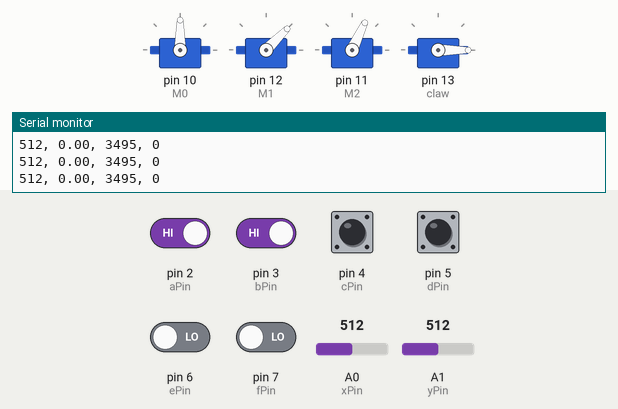
Simulated run of this sketch. Board: Arduino Uno, built with avr-gcc and run on an emulated ATmega328P. Shown: 4 × servo, the last lines printed to the serial monitor. The test bench sets the inputs (shaded band); at power-on: pin 2 (aPin), pin 3 (bPin), pin 4 (cPin), pin 5 (dPin) HIGH, pin 6 (ePin), pin 7 (fPin) LOW, A0 (xPin) = 512, A1 (yPin) = 512.

Above: at 1.2 s.
1.3 s: A0 (xPin) set to 11
4.3 s: A0 (xPin) set to 8
7.3 s: pin 2 (aPin) driven LOW
At 7.77 s:
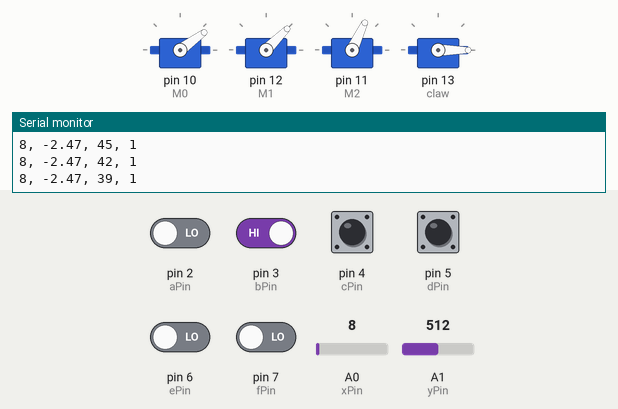
At 9.2 s:
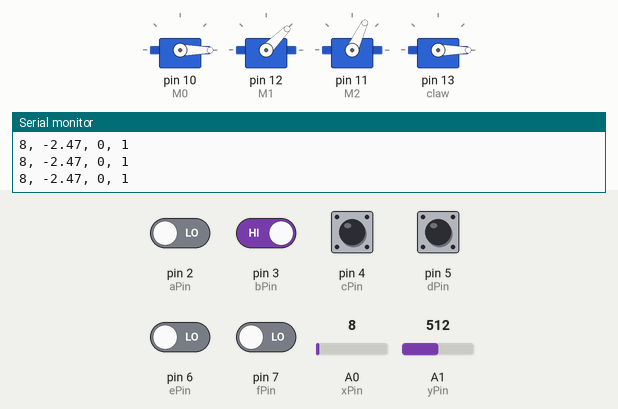
9.5 s: A0 (xPin) set to 915
12.5 s: A0 (xPin) set to 931
At 15.3 s:
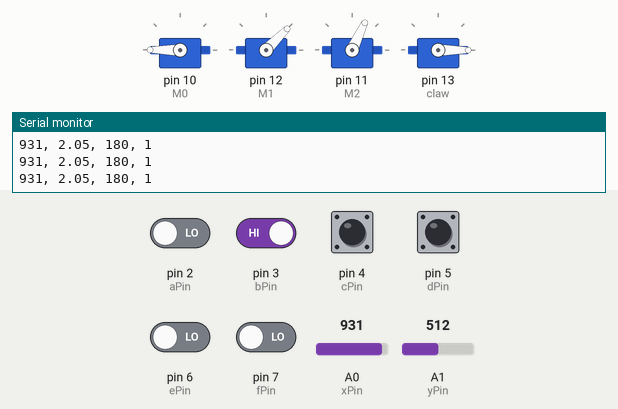
15.5 s: pin 3 (bPin) driven LOW
At 18.1 s:
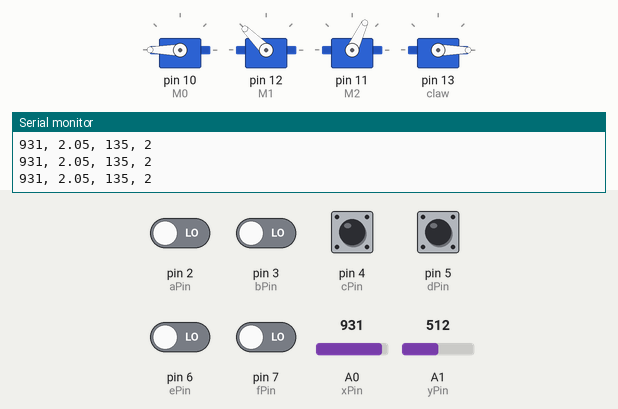
Timing chart, 0 to 19.1 s (numbered marks = the images above; inputs shaded):
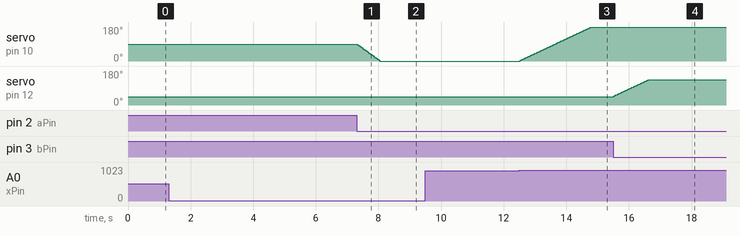

The sketch:

DOF_4_JointSpace_Basic1.ino
```cpp
#include <Servo.h>

Servo M0;
Servo M1;
Servo M2;
Servo claw;

int M0_Pos = 0;
int M1_Pos = 0;
int M2_Pos = 0;
int c_Pos = 0;

int X, Y, A, B, C, D, E, F;
const int xPin = A0;
const int yPin = A1;
const int aPin = 2;
const int bPin = 3;
const int cPin = 4;
const int dPin = 5;
const int ePin = 6;
const int fPin = 7;

int xVal;
int yVal;
int aVal;
int bVal;
int cVal;
int dVal;
int eVal;
int fVal;

const int M0_maxAng = 180;
const int M1_maxAng = 135;
const int M2_maxAng = 135;
const int C_maxAng = 100;

const int M0_minAng = 0;
const int M1_minAng = 45;
const int M2_minAng = 45;
const int C_minAng = 0;

double myAngDif;
int jointPress = 0;
unsigned long myTime;

//Input Variables
double rate = 25;


void jointPosFun(int val, int joint){
  //Change angle of joint at a rate of:   joystick position / rate[ms]
  int joint_Pos;
  int minAng, maxAng, minAngRate, maxAngRate;

  if(millis() - myTime >= rate){

    switch(joint){
      case 1:
        // A Button
        maxAng = M0_maxAng;
        minAng = M0_minAng;
        maxAngRate = 250;
        minAngRate = -250;
        joint_Pos = M0.read();
        break;
      case 2:
      // C Button
        maxAng = M1_maxAng;
        if(M2.read() <= 65){
          minAng = M1_minAng + (65-M2.read());
        }else{
          minAng = M2_minAng;
        }
        maxAngRate = 250;
        minAngRate = -250;
        joint_Pos = M1.read();
        break;
      case 3:
        // B Button
        maxAng = M2_maxAng;
        if(M1.read() <= 65){
          minAng = M2_minAng + (65-M1.read());
        }else{
          minAng = M2_minAng;
        }
        maxAngRate = 250;
        minAngRate = -250;
        joint_Pos = M2.read();
        break;
      case 4:
        // D Button
        maxAng = C_maxAng;
        minAng = C_minAng;
        maxAngRate = 500;
        minAngRate = -500;
        joint_Pos = claw.read();
        break;
      default:
        break;
    }

    myAngDif = (map(val, 0, 1023, minAngRate, maxAngRate))/100.0;

    Serial.print(val);
    Serial.print(", ");
    Serial.print(myAngDif);
    Serial.print(", ");
    Serial.print(joint_Pos);
    Serial.print(", ");
    Serial.println(joint);

    if(myAngDif > 2 || myAngDif < -2){
      if(joint_Pos <= maxAng && joint_Pos >= minAng){
        joint_Pos = joint_Pos + myAngDif;
      }
      if(joint_Pos > maxAng){
        joint_Pos = maxAng;
      }
      if(joint_Pos < minAng){
        joint_Pos = minAng;
      }
    }

    myTime = millis();

    switch(joint){
      case 1:
        M0.write(joint_Pos);
        break;
      case 2:
        M1.write(joint_Pos);
        break;
      case 3:
        M2.write(joint_Pos);
        break;
      case 4:
        claw.write(joint_Pos);
        break;
      default:
        break;
    }
  }
}

void pinRead(){
  xVal = analogRead(xPin);
  yVal = analogRead(yPin);
  aVal = digitalRead(aPin);
  bVal = digitalRead(bPin);
  cVal = digitalRead(cPin);
  dVal = digitalRead(dPin);
  eVal = digitalRead(ePin);
  fVal = digitalRead(fPin);
}

void pinSerialOutput(){
  Serial.print(xVal);
  Serial.print(", ");
  Serial.print(yVal);
  Serial.print(", ");
  Serial.print(aVal);
  Serial.print(", ");
  Serial.print(bVal);
  Serial.print(", ");
  Serial.print(cVal);
  Serial.print(", ");
  Serial.print(dVal);
  Serial.print(", ");
  Serial.print(eVal);
  Serial.print(", ");
  Serial.println(fVal);
}

void servoPosRead(){
  Serial.print(M0.read());
  Serial.print(", ");
  Serial.print(M1.read());
  Serial.print(", ");
  Serial.print(M2.read());
  Serial.print(", ");
  Serial.println(claw.read());
}


void setup() {
  Serial.begin(9600);

  M0.attach(10);
  M1.attach(12);
  M2.attach(11);
  claw.attach(13);

  pinMode(aPin,INPUT);
  pinMode(bPin,INPUT);
  pinMode(cPin,INPUT);
  pinMode(dPin,INPUT);
  pinMode(ePin,INPUT);
  pinMode(fPin,INPUT);

  myTime = millis();

  M0.write(90);
  M1.write(45);
  M2.write(65);
  claw.write(0);

}

void loop() {
  pinRead();
  //pinSerialOutput();

  if(!aVal){
    jointPress = 1;
  }
  if(!bVal){
    jointPress = 2;
  }
  if(!cVal){
    jointPress = 3;
  }
  if(!dVal){
    jointPress = 4;
  }


  xVal = analogRead(xPin);
  jointPosFun(xVal,jointPress);

}
```

Measured:
- the behaviour switches between 922 and 923 on A0 (xPin) (found by bisection; images 2 and 3)
- after the input at 7.3 s, servo on pin 10 (M0): moves from 90° to 0° over 0.73 s, starting at once
- after the input at 12.5 s, servo on pin 10 (M0): moves from 0° to 180° over 2.3 s, starting at once
- after the input at 15.5 s, servo on pin 12 (M1): moves from 45° to 135° over 1.1 s, starting at once
